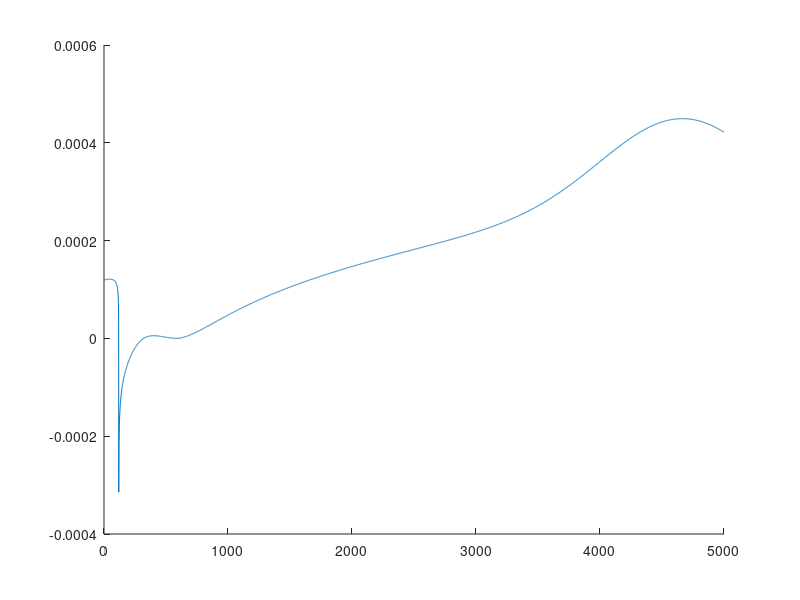

The MATLAB source for this figure:
z=[1:1:5000];
Tbw=4+(34-4.0)*exp(-0.0037*z);
w=1000*(0.117./(1+(z./200).^3)+0.006./(1+(z./4000).^10));
P=0.010104*z+0.1013;
P0=0.1013;
Tm=(1./0.141).*log((P-1.3)./1.66);
Lghsz=(Tm-Tbw)/0.042;
figure(1)
hold on
distM=zeros(1,5000);
for(poc=[-1.14:0.01:0.66])
    GHI=0.002848.*(Lghsz).^1.681.*(10.^poc-24.42./(w.^0.9944)).*exp(-(-1.441+0.3925.*log(w)).^2);
%     GHI=0.003338.*(Lghsz).^1.708.*(10.^poc-31.62./(w.^1.0944)).*exp(-(-1.631+0.4245.*log(w)).^2);
%     GHI=0.002358.*(Lghsz).^1.654.*(10.^poc-17.22./(w.^0.8944)).*exp(-(-1.251+0.3605.*log(w)).^2);
% plot(z(Lghsz>0&GHI>0),GHI(Lghsz>0&GHI>0));
        distM(Lghsz>0&GHI>0)=distM(Lghsz>0&GHI>0)+normpdf(poc,-0.24,0.45)*GHI(Lghsz>0&GHI>0);
end
plot(z,distM./(sum(distM)))
500.*sum(distM(100:600))./sum(distM)
